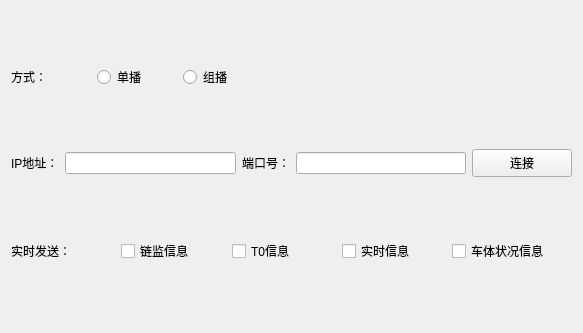
<?xml version="1.0" encoding="UTF-8"?>
<ui version="4.0">
 <class>UDPSenderWidget</class>
 <widget class="QWidget" name="UDPSenderWidget">
  <property name="geometry">
   <rect>
    <x>0</x>
    <y>0</y>
    <width>583</width>
    <height>333</height>
   </rect>
  </property>
  <property name="windowTitle">
   <string>UDPClientWidget</string>
  </property>
  <layout class="QVBoxLayout" name="verticalLayout">
   <item>
    <layout class="QHBoxLayout" name="horizontalLayout_3">
     <item>
      <widget class="QLabel" name="label_">
       <property name="minimumSize">
        <size>
         <width>80</width>
         <height>0</height>
        </size>
       </property>
       <property name="text">
        <string>方式：</string>
       </property>
      </widget>
     </item>
     <item>
      <widget class="QRadioButton" name="radioButton_unicast">
       <property name="minimumSize">
        <size>
         <width>80</width>
         <height>0</height>
        </size>
       </property>
       <property name="text">
        <string>单播</string>
       </property>
      </widget>
     </item>
     <item>
      <widget class="QRadioButton" name="radioButton_multicast">
       <property name="minimumSize">
        <size>
         <width>80</width>
         <height>0</height>
        </size>
       </property>
       <property name="text">
        <string>组播</string>
       </property>
      </widget>
     </item>
     <item>
      <spacer name="horizontalSpacer">
       <property name="orientation">
        <enum>Qt::Horizontal</enum>
       </property>
       <property name="sizeHint" stdset="0">
        <size>
         <width>40</width>
         <height>20</height>
        </size>
       </property>
      </spacer>
     </item>
    </layout>
   </item>
   <item>
    <layout class="QHBoxLayout" name="horizontalLayout">
     <item>
      <widget class="QLabel" name="label_ip">
       <property name="text">
        <string>IP地址：</string>
       </property>
      </widget>
     </item>
     <item>
      <widget class="QLineEdit" name="lineEdit_ip">
       <property name="minimumSize">
        <size>
         <width>160</width>
         <height>0</height>
        </size>
       </property>
      </widget>
     </item>
     <item>
      <widget class="QLabel" name="label_port">
       <property name="toolTip">
        <string>&lt;html&gt;&lt;head/&gt;&lt;body&gt;&lt;p&gt;&lt;br/&gt;&lt;/p&gt;&lt;/body&gt;&lt;/html&gt;</string>
       </property>
       <property name="text">
        <string>端口号：</string>
       </property>
      </widget>
     </item>
     <item>
      <widget class="QLineEdit" name="lineEdit_port">
       <property name="minimumSize">
        <size>
         <width>160</width>
         <height>0</height>
        </size>
       </property>
      </widget>
     </item>
     <item>
      <widget class="QPushButton" name="ConnetBtn">
       <property name="minimumSize">
        <size>
         <width>100</width>
         <height>28</height>
        </size>
       </property>
       <property name="text">
        <string>连接</string>
       </property>
      </widget>
     </item>
    </layout>
   </item>
   <item>
    <layout class="QHBoxLayout" name="horizontalLayout_4">
     <item>
      <widget class="QLabel" name="label">
       <property name="minimumSize">
        <size>
         <width>80</width>
         <height>28</height>
        </size>
       </property>
       <property name="text">
        <string>实时发送：</string>
       </property>
      </widget>
     </item>
     <item>
      <widget class="QCheckBox" name="checkBox_lianjian">
       <property name="minimumSize">
        <size>
         <width>0</width>
         <height>28</height>
        </size>
       </property>
       <property name="text">
        <string>链监信息</string>
       </property>
      </widget>
     </item>
     <item>
      <widget class="QCheckBox" name="checkBox_T0">
       <property name="minimumSize">
        <size>
         <width>0</width>
         <height>28</height>
        </size>
       </property>
       <property name="text">
        <string>T0信息</string>
       </property>
      </widget>
     </item>
     <item>
      <widget class="QCheckBox" name="checkBox_realtime">
       <property name="minimumSize">
        <size>
         <width>0</width>
         <height>28</height>
        </size>
       </property>
       <property name="text">
        <string>实时信息</string>
       </property>
      </widget>
     </item>
     <item>
      <widget class="QCheckBox" name="checkBox_vehicle">
       <property name="minimumSize">
        <size>
         <width>120</width>
         <height>28</height>
        </size>
       </property>
       <property name="text">
        <string>车体状况信息</string>
       </property>
      </widget>
     </item>
    </layout>
   </item>
  </layout>
 </widget>
 <layoutdefault spacing="6" margin="11"/>
 <resources/>
 <connections/>
</ui>
